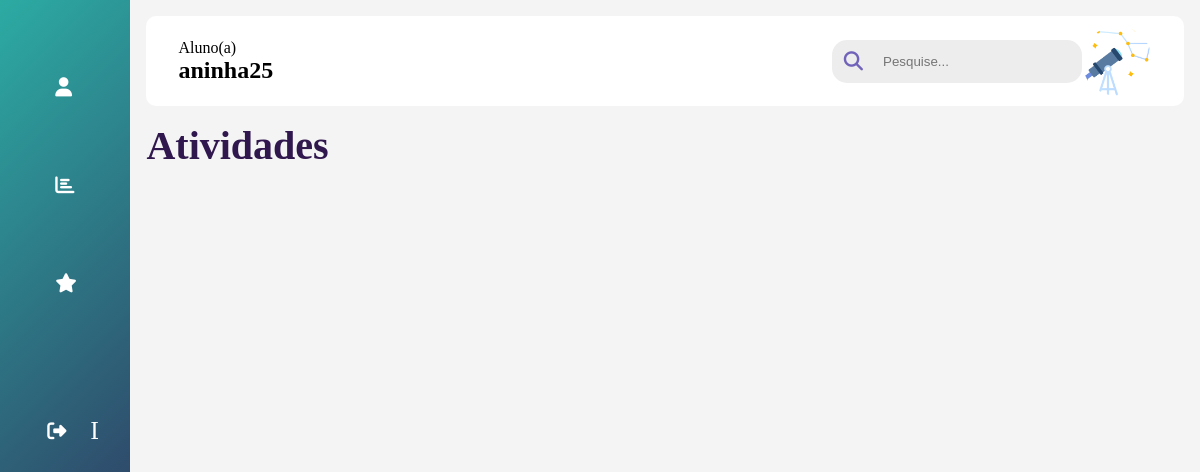
/participante/ (signed in), run on an earlier commit of the app's database.
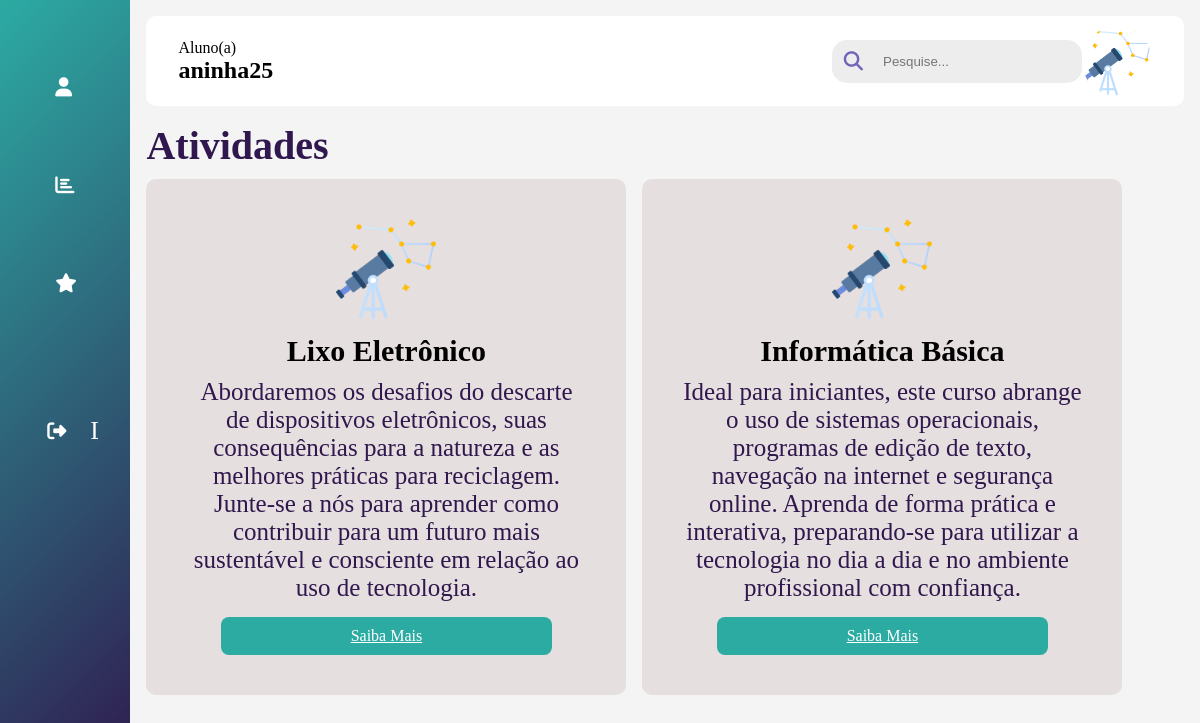
And on a later commit of the database.
### app/models.py (models this page shows, shortened)
class Atividade(models.Model):
    nome = models.CharField(max_length=255)
    descricao = models.TextField()
    carga_horaria = models.PositiveIntegerField()
    profissional_responsavel = models.ForeignKey(Colaborador, on_delete=models.CASCADE)
    status = models.BooleanField(default=False)

### app/views/templates.py (the view)
# urls.py: path('participante/', participante_view, name='participante'),
@login_required
def participante_view(request):
    atividades = Atividade.objects.all()  # Recupera todas as atividades
    return render(request, 'participante.html', {'atividades': atividades})

### app/templates/participante.html (shortened to what this page needs)
{% load static %}
<!DOCTYPE html>
<html lang="en">
<head>
    <link rel="stylesheet" href="{% static 'assets/css/participante.css' %}">
    <link rel="stylesheet"
    href="https://cdnjs.cloudflare.com/ajax/libs/font-awesome/6.4.0/css/all.min.css">
</head>
<body>
    <div class="sidebar">
        <div class="logo">
            <ul class="menu">
                <li class="active">
                    <a href="{% url 'perfil' %}">
                        <i class="fas fa-user"></i>
                    </a>
                </li>
                <li>
                    <a href="{% url 'historico' %}">
                        <i class="fas fa-chart-bar"></i>
                    </a>
                </li>
                <li>
                    <a href="{% url 'carteirinha'%}">
                        <i class="fas fa-star"></i>
                    </a>
                </li>
                <li class="logout">
                    <a href="#" onclick="document.getElementById('logout-form').submit();">
                        <i class="fas fa-sign-out-alt"></i>
                        <span>Logout</span>
                    </a>
                </li>
            </ul>
        </div>
    </div>
    <div class="main--content">
        <div class="header--wrapper">
            <div class="header--title">
                <span>Aluno(a)</span>
                <h2>{{ request.user.username }}</h2>
            </div>
                <div class="user--info">
                    <div class="search--box">
                    <i class="fa-solid fa-search"></i>
                    <input type="text" id="search" placeholder="Pesquise...">
                </div>
                <img src="{% static 'assets/img/astronomia.png' %}" alt="">
            </div>
        </div>
        <h1>Atividades</h1>
        <div class="activities">
            {% for atividade in atividades %}
                <div class="activity">
                    <img src="{% static 'assets/img/astronomia.png' %}" alt="{{ atividade.nome }}">
                    <h2>{{ atividade.nome }}</h2>
                    <p>{{ atividade.descricao }}</p>
                    <a href="{% url 'atividade_detalhes' atividade_id=atividade.id %}" class="btn">Saiba Mais</a>
                </div>
            {% endfor %}
        </div>
    </div>
</body>
</html>

### app/static/assets/css/participante.css (style rules this page uses)
* { padding: 0; margin: 0; border: none; outline: none; box-sizing: border-box; }
body { display: flex; }
.sidebar { position: sticky; top: 0; left: 0; bottom: 0; width: 140px; height: 100vh; padding: 0 1.7rem; color: #fff; overflow: hidden; transition: all 0.5s linear; background: linear-gradient(135deg, #2CABA3, #30174D); }
.logo { height: 90px; padding: 5px; }
.menu { height: 80%; position: relative; list-style: none; padding: 8px; }
.menu li { padding: initial; margin: 50px 0; border-radius: 8px; transition: all 0.5s ease-in-out; padding: 10px 0 10px 15px; }
.menu a { color: #fff; font-size: 25px; text-decoration: none; display: flex; align-items: center; gap: 1.5rem; }
.menu a span { overflow: hidden; }
.menu a i { font-size: 1.2rem; }
.logout { position: absolute; border: 0; left: 0; width: 100%; }
.main--content { position: relative; background: #e0e0e058; width: 100%; padding: 1rem; }
.header--wrapper { display: flex; justify-content: space-between; align-items: center; flex-wrap: wrap; background: #fff; border-radius: 10px; padding: 10px 2rem; margin-bottom: 1rem; }
.header--wrapper img { width: 70px; height: 70px; cursor: pointer; border-radius: 50%; }
.user--info { display: flex; align-items: center; gap: 1; }
.search--box { background: rgba(237, 237, 237); border-radius: 15px; color: rgba(113, 99, 186, 255); display: flex; align-items: center; gap: 10px; padding: 4px 12px; }
.search--box input { background: transparent; padding: 10px; }
.search--box i { font-size: 1.2rem; cursor: pointer; transition: all 0.5s ease-out; }
h1 { color: #30174D; margin-bottom: 10px; font-size: 40px; }
.activities { display: flex; flex-wrap: wrap; gap: 1rem; }
.activity { background: rgba(229, 223, 223); padding: 2.5rem; border-radius: 10px; width: 480px; height: auto; display: flex; flex-direction: column; align-items: center; justify-content: flex-start; transition: all 0.5s ease-in-out; }
.activity img { width: 100px; height: 100px; margin-bottom: 15px; display: block; margin: 0 auto 15px; }
.activity h2 { font-size: 30px; margin-bottom: 10px; font-weight: 600; text-align: center; }
.activity p { font-size: 25px; color: #30174D; text-align: center; text-decoration:solid ; }
.btn { display: block; padding: 10px 130px; background: #2CABA3; color: #fff; border-radius: 0.5rem; margin-top: 15px; text-align: center; }

What changed in the data, as far as the page shows it:
added Atividade: nome "Lixo Eletrônico", descricao "Abordaremos os desafios do descarte de dispositivos eletrônicos, suas consequências para a natureza e as melhores práticas para reciclagem. Junte-se a nós para aprender como contribuir para um futuro mais sustentável e consciente em relação ao uso de tecnologia."
added Atividade: nome "Informática Básica", descricao "Ideal para iniciantes, este curso abrange o uso de sistemas operacionais, programas de edição de texto, navegação na internet e segurança online. Aprenda de forma prática e interativa, preparando-se para utilizar a tecnologia no dia a dia e no ambiente profissional com confiança."
